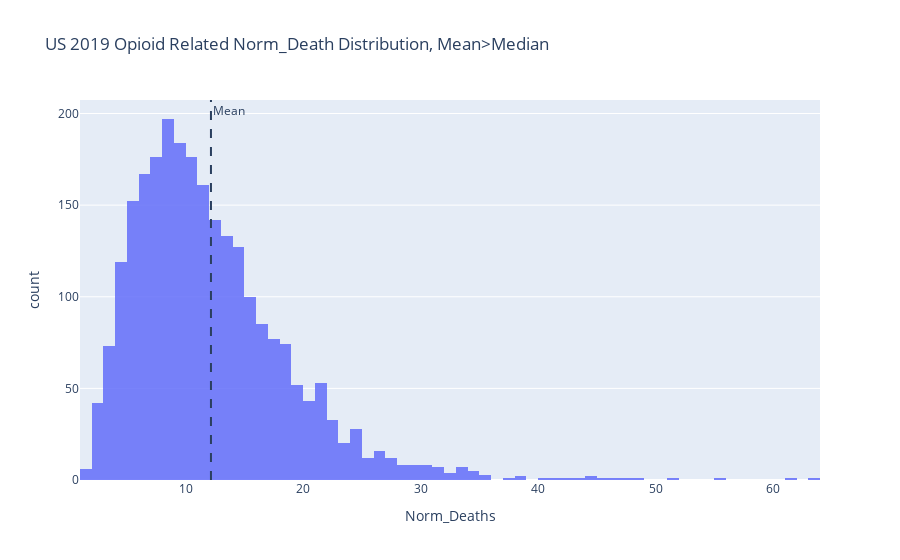

The cell this chart's notebook holds for it:
### Markdown cell above
### Add a vertical line to the histogram representing the ***mean*** Normalized Opioid Death for US.

### Code cell
fig.add_vline(x=super_df['Norm_Deaths'].mean(),line_dash="dash",annotation_text="Mean", annotation_position="top right")

### Figure 1 — Plotly figure (JSON) as saved in the notebook; plotly's stock layout.template omitted (floating-point values rounded to 4 significant figures; data arrays with more than 128 entries replaced by an {"elided": "..."} marker saying what was removed)
{"data": [{"alignmentgroup": "True", "bingroup": "x", "hovertemplate": "Norm_Deaths=%{x}<br>count=%{y}<extra></extra>", "legendgroup": "", "marker": {"color": "#636efa", "opacity": 0.85, "pattern": {"shape": ""}}, "name": "", "offsetgroup": "", "orientation": "v", "showlegend": false, "type": "histogram", "x": {"elided": "2527 float values"}, "xaxis": "x", "yaxis": "y"}], "layout": {"annotations": [{"showarrow": false, "text": "Mean", "x": 12.15, "xanchor": "left", "xref": "x", "y": 1, "yanchor": "top", "yref": "y domain"}], "barmode": "relative", "legend": {"tracegroupgap": 0}, "shapes": [{"line": {"dash": "dash"}, "type": "line", "x0": 12.15, "x1": 12.15, "xref": "x", "y0": 0, "y1": 1, "yref": "y domain"}], "title": {"text": "US 2019 Opioid Related Norm_Death Distribution, Mean>Median"}, "xaxis": {"anchor": "y", "domain": [0, 1], "title": {"text": "Norm_Deaths"}}, "yaxis": {"anchor": "x", "domain": [0, 1], "title": {"text": "count"}}}}
